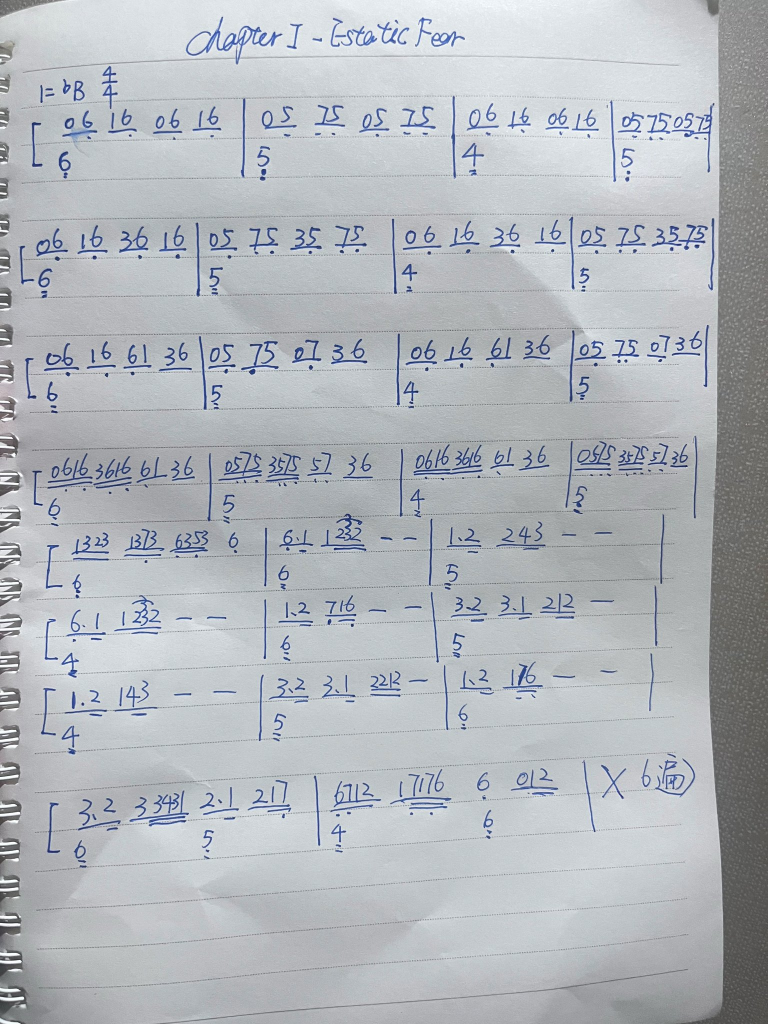
#> input picture jianpu/src/sbd1.jpg, 1536 x 2048 px (shown at 1/2 size)
$ python prep.py
#> lines starting #> are read from the running program, lines starting #| are printed output that depends on the picture; after the words box and inside, x2 and y2 are one past the last pixel; in counts of white or black regions, pixels touching at a corner belong together
#!/usr/bin/env python3
"""
Preprocess photos of handwritten jianpu (numbered notation).

Cleans up camera artifacts so a vision model can read the score:
  1. grayscale + illumination flattening (removes shadows / uneven lighting)
  2. denoise + contrast enhancement
  3. ink binarization
  4. skew estimation and deskew
  5. content crop
  6. row-structure analysis -> line bands for strip-wise transcription
"""
import sys, os, json
import numpy as np
from PIL import Image, ImageFilter, ImageOps, ImageDraw

Image.MAX_IMAGE_PIXELS = None


def to_gray(im):
    return im.convert("L")


def flatten_illumination(g, radius_frac=0.06):
    """Divide by a heavily blurred copy to remove lighting gradients."""
    r = max(8, int(min(g.size) * radius_frac))
    bg = g.filter(ImageFilter.GaussianBlur(r))
    a = np.asarray(g, dtype=np.float32)
    b = np.asarray(bg, dtype=np.float32) + 1e-3
    # normalise so paper (~bright) maps to white
    out = a / b
    hi = np.percentile(out, 99.0)
    out = np.clip(out / max(hi, 1e-6), 0, 1.4)
    return Image.fromarray((np.clip(out, 0, 1) * 255).astype(np.uint8))


def denoise_contrast(g):
    g = g.filter(ImageFilter.MedianFilter(3))
    g = ImageOps.autocontrast(g, cutoff=(1, 1))
    return g


def estimate_skew(gray, max_deg=6.0, step=0.25):
    """Estimate skew by maximising the variance of the horizontal ink profile."""
    a = 255.0 - np.asarray(gray, dtype=np.float32)  # ink = positive
    a = a - a.mean()
    h, w = a.shape
    # work on a downscaled copy for speed
    scale = 1.0
    if w > 1200:
        scale = 1200.0 / w
        im = Image.fromarray(np.uint8(np.clip(255 - a, 0, 255))).resize(
            (int(w * scale), int(h * scale)), Image.BILINEAR)
        a = 255.0 - np.asarray(im, dtype=np.float32)
        a = a - a.mean()
        h, w = a.shape

    best, best_deg = -1.0, 0.0
    deg = -max_deg
    while deg <= max_deg + 1e-9:
        im = Image.fromarray(np.uint8(np.clip(255 - a, 0, 255))).rotate(
            deg, resample=Image.BILINEAR, fillcolor=255, expand=False)
        p = 255.0 - np.asarray(im, dtype=np.float32)
        prof = p.sum(axis=1)
        v = float(np.var(prof))
        if v > best:
            best, best_deg = v, deg
        deg += step
    return best_deg


def binarize(gray, block=41, C=12):
    """Adaptive threshold (integral-image mean), returning 0=ink, 255=paper."""
    a = np.asarray(gray, dtype=np.float32)
    h, w = a.shape

    # integral image
    ii = np.zeros((h + 1, w + 1), dtype=np.float64)
    ii[1:, 1:] = np.cumsum(np.cumsum(a, axis=0), axis=1)

    r = block // 2
    ys = np.arange(h)
    xs = np.arange(w)
    y0 = np.clip(ys - r, 0, h)
    y1 = np.clip(ys + r + 1, 0, h)
    x0 = np.clip(xs - r, 0, w)
    x1 = np.clip(xs + r + 1, 0, w)

    S = (ii[np.ix_(y1, x1)] - ii[np.ix_(y0, x1)] -
         ii[np.ix_(y1, x0)] + ii[np.ix_(y0, x0)])
    n = (y1 - y0)[:, None] * (x1 - x0)[None, :]
    mean = S / np.maximum(n, 1)

    out = np.where(a < mean - C, 0, 255).astype(np.uint8)
    return Image.fromarray(out)


def content_bbox(binimg, pad=12):
    """Bounding box of the ink, ignoring tiny specks."""
    a = np.asarray(binimg)
    ink = a < 128
    rows = ink.sum(axis=1)
    cols = ink.sum(axis=0)
    thr_r = max(1, int(0.002 * a.shape[1]))
    thr_c = max(1, int(0.002 * a.shape[0]))
    ry = np.where(rows > thr_r)[0]
    rx = np.where(cols > thr_c)[0]
    if len(ry) == 0 or len(rx) == 0:
        return (0, 0, binimg.width, binimg.height)
    y0, y1 = int(ry[0]), int(ry[-1])
    x0, x1 = int(rx[0]), int(rx[-1])
    return (max(0, x0 - pad), max(0, y0 - pad),
            min(binimg.width, x1 + pad), min(binimg.height, y1 + pad))


def ink_rows(binimg):
    a = np.asarray(binimg)
    ink = (a < 128).sum(axis=1).astype(float)
    return ink


def find_bands(ink, min_gap, min_h):
    """Split a row-ink profile into contiguous text bands."""
    on = ink > max(1.0, 0.004 * ink.max() if ink.max() > 0 else 1.0)
    bands = []
    start = None
    gap = 0
    for i, v in enumerate(on):
        if v:
            if start is None:
                start = i
            gap = 0
        else:
            if start is not None:
                gap += 1
                if gap >= min_gap:
                    end = i - gap
                    if end - start >= min_h:
                        bands.append((start, end))
                    start = None
                    gap = 0
    if start is not None and (len(on) - start) >= min_h:
        bands.append((start, len(on) - 1))
    return bands


def process(src, outdir, tag):
    os.makedirs(outdir, exist_ok=True)
    im = Image.open(src)
    im = ImageOps.exif_transpose(im)
    g = to_gray(im)

    g = flatten_illumination(g)
    g = denoise_contrast(g)

    skew = estimate_skew(g)
    if abs(skew) > 0.1:
        g = g.rotate(skew, resample=Image.BICUBIC, fillcolor=255, expand=False)

    b = binarize(g)
    box = content_bbox(b, pad=16)
    g = g.crop(box)
    b = b.crop(box)

    # upscale for legibility
    target_w = 1800
    if g.width < target_w:
        s = target_w / g.width
        g = g.resize((int(g.width * s), int(g.height * s)), Image.LANCZOS)
        b = b.resize((int(b.width * s), int(b.height * s)), Image.NEAREST)

    clean = os.path.join(outdir, f"{tag}_clean.png")
    binary = os.path.join(outdir, f"{tag}_bin.png")
    g.save(clean)
    b.save(binary)

    ink = ink_rows(b)
    # a "line" of jianpu is ~ a few % of page height; merge sub-bands
    h = b.height
    min_h = max(6, int(0.010 * h))
    min_gap = max(6, int(0.013 * h))
    bands = find_bands(ink, min_gap=min_gap, min_h=min_h)

    meta = {
        "src": src, "tag": tag, "size": [g.width, g.height],
        "crop_box": list(box), "skew_deg": round(float(skew), 3),
        "bands": [[int(a), int(bb)] for a, bb in bands],
        "clean": clean, "bin": binary,
    }
    with open(os.path.join(outdir, f"{tag}_meta.json"), "w") as f:
        json.dump(meta, f, indent=2)

    print(f"[{tag}] size={g.width}x{g.height} skew={skew:+.2f}deg bands={len(bands)}")
    for i, (s, e) in enumerate(bands):
        print(f"   band {i:2d}: y {s:5d}..{e:5d}  h={e-s:4d}  ink={ink[s:e+1].sum():.0f}")
    return meta


if __name__ == "__main__":
    base = os.path.dirname(os.path.abspath(__file__))
    src = os.path.join(base, "src")
    work = os.path.join(base, "work")
    for name, tag in (("sbd1.jpg", "p1"), ("sbd2.jpg", "p2")):
        p = os.path.join(src, name)
        if os.path.exists(p):
            process(p, work, tag)
#> in process, im is the input picture: PIL image 1536x2048 RGB; mean R, G, B 178.3, 182.7, 188
#> in flatten_illumination, `out = a / b`:
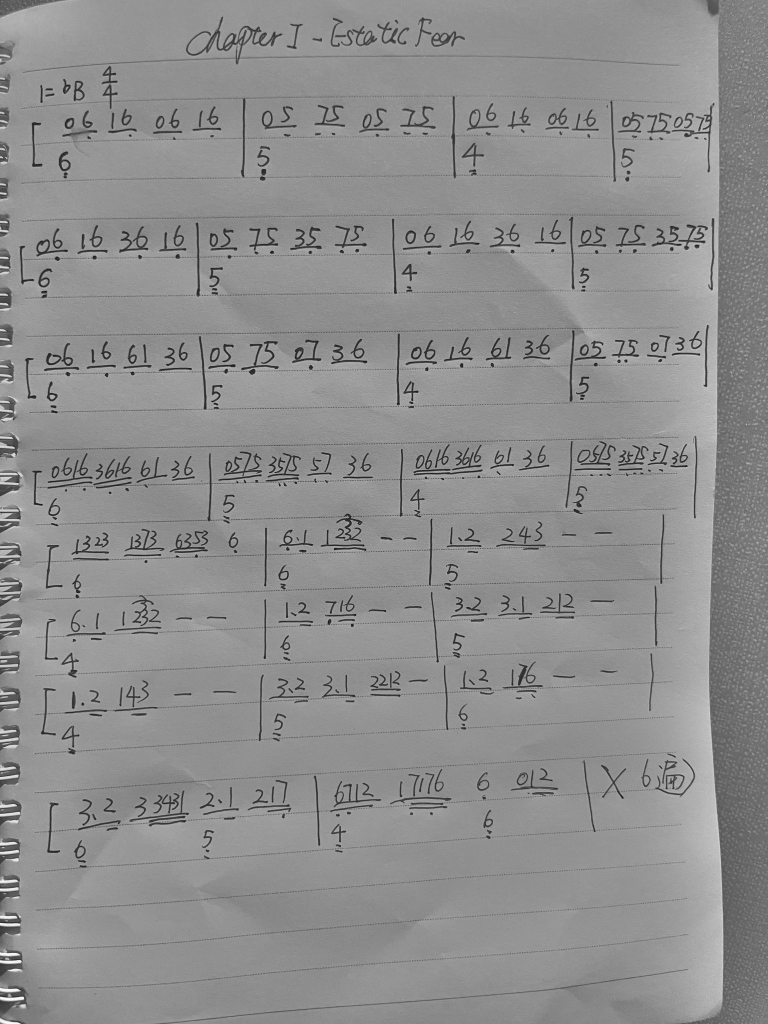
#> out: shape (2048, 1536) float32 (shown at 1/2 size); min 0.0176, max 1.78, mean 1; drawn with min black and max white
#> in flatten_illumination, `hi = np.percentile(out, 99.0)`: hi = 1.27
#> the loop in estimate_skew, `while deg <= max_deg + 1e-9:` made 49 passes
#> (v, best, best_deg) on passes 1 to 8: (34846536, 34846536, -6), (37443196, 37443196, -5.75), (39141372, 39141372, -5.5), (40890876, 40890876, -5.25), (43390880, 43390880, -5), (46345696, 46345696, -4.75), (49366760, 49366760, -4.5), (51840080, 51840080, -4.25)
#> pass 1, in estimate_skew, `p = 255.0 - np.asarray(im, dtype=np.float32)`:
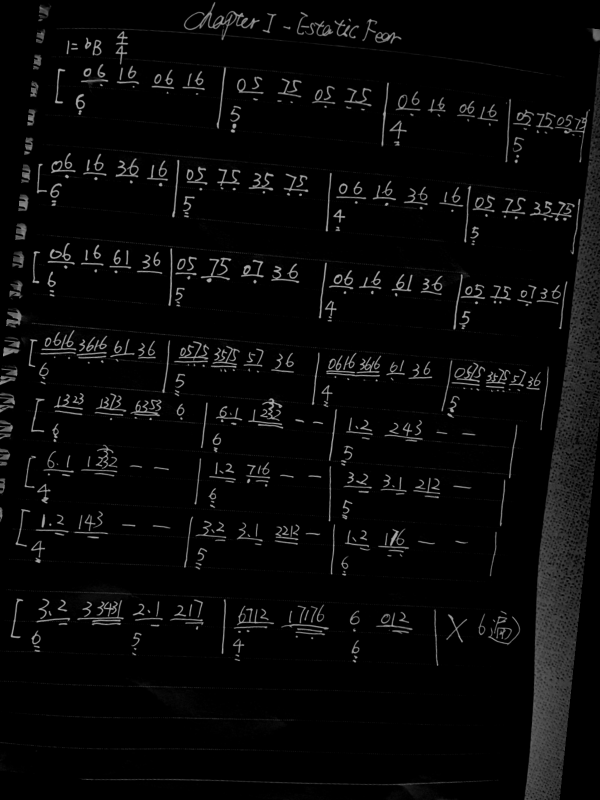
#> p: shape (1600, 1200) float32 (shown at 1/2 size); min 0, max 169, mean 8.4
#> after the loop in estimate_skew, `while deg <= max_deg + 1e-9:`: best = 79351840; best_deg = -1.25; deg = 6.25
#> in process, `skew = estimate_skew(g)`: skew = -1.25
#> in binarize, `mean = S / np.maximum(n, 1)`:
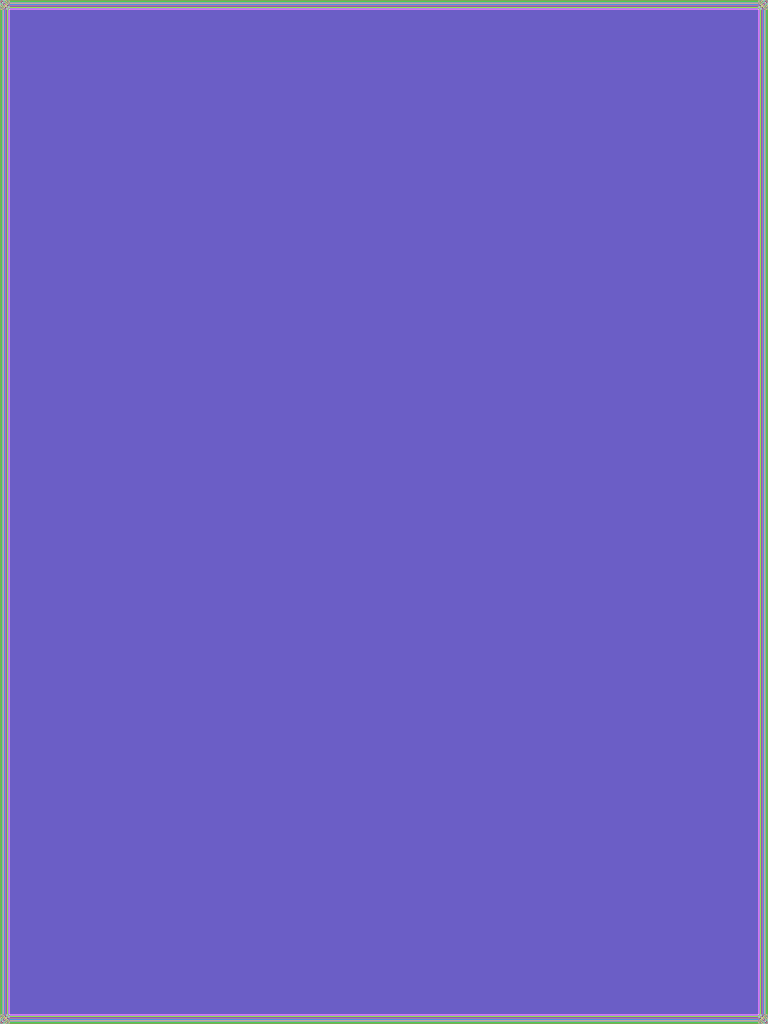
#> n: shape (2048, 1536) int64 (shown at 1/2 size); 219 distinct labels, from 441 to 1681; one colour per label, 0 black
#> in binarize, `out = np.where(a < mean - C, 0, 255).astype(np.uint8)`:
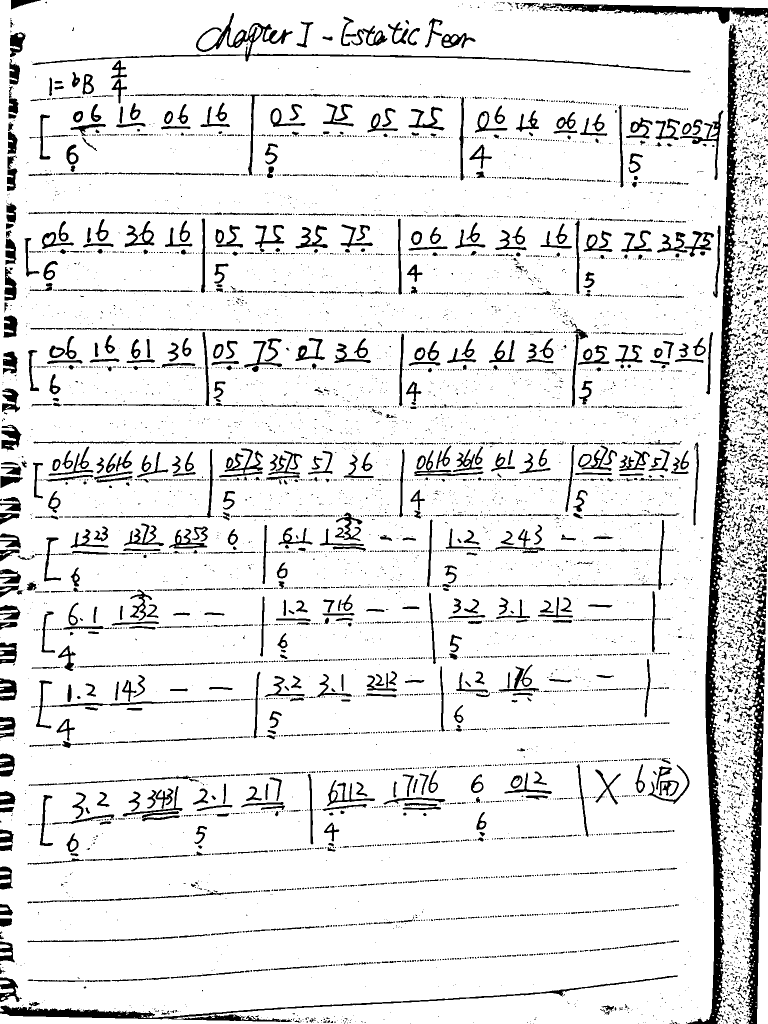
#> out: shape (2048, 1536) (shown at 1/2 size); 90% white; 7024 black regions (5586 under 20 px), largest, box (x1, y1, x2, y2) and area: (1373, 47, 1481, 2048) 33777, (1480, 1251, 1531, 2048) 12991, (0, 1951, 1356, 2044) 9198
#> in content_bbox, `ink = a < 128`:
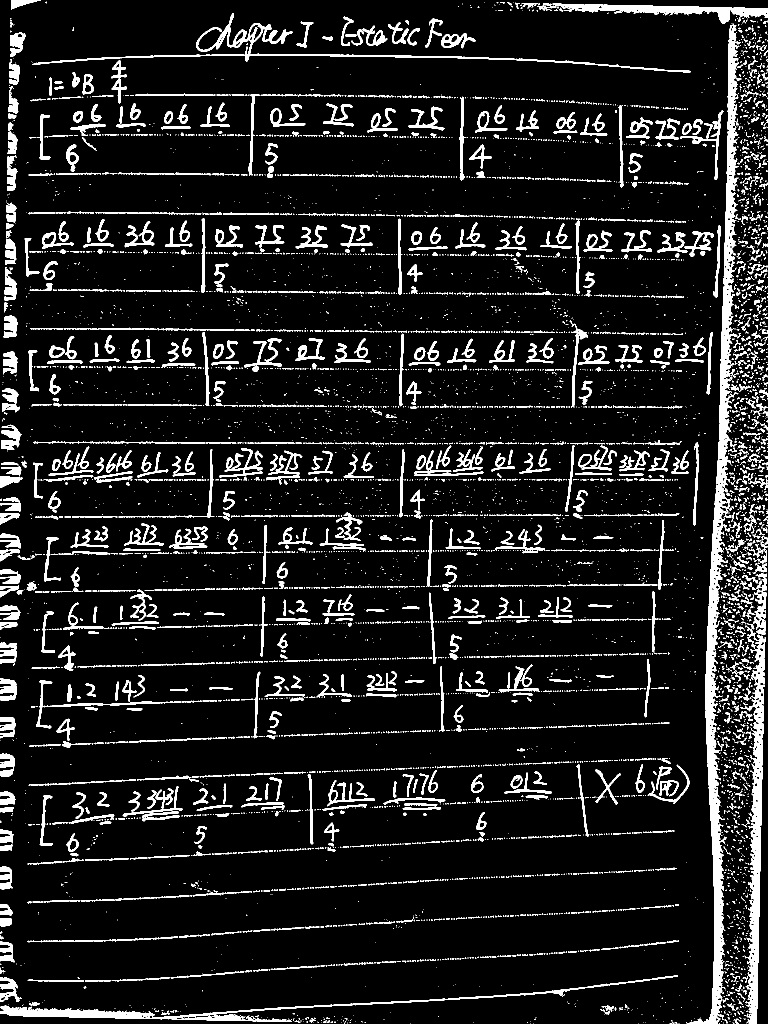
#> ink: shape (2048, 1536) bool (shown at 1/2 size); 10% white; 7024 white regions (5586 under 20 px), largest, box (x1, y1, x2, y2) and area: (1373, 47, 1481, 2048) 33777, (1480, 1251, 1531, 2048) 12991, (0, 1951, 1356, 2044) 9198
#> in content_bbox, `rows = ink.sum(axis=1)`: rows = 2048 values, max 981 at index 886, min 17 at index 383, mean 153.6
#> in content_bbox, `cols = ink.sum(axis=0)`: cols = 1536 values, max 982 at index 22, min 47 at index 1383, mean 204.8
#> in content_bbox, `ry = np.where(rows > thr_r)[0]`: ry = 2048 values from 0 to 2047
#> in content_bbox, `rx = np.where(cols > thr_c)[0]`: rx = 1536 values from 0 to 1535
#> in content_bbox, `y0, y1 = int(ry[0]), int(ry[-1])`: y0 = 0; y1 = 2047
#> in content_bbox, `x0, x1 = int(rx[0]), int(rx[-1])`: x0 = 0; x1 = 1535
#> in process, `box = content_bbox(b, pad=16)`: box = (0, 0, 1536, 2048)
#> in process, `b = b.resize((int(b.width * s), int(b.height * s)), Image.NEAREST)`:
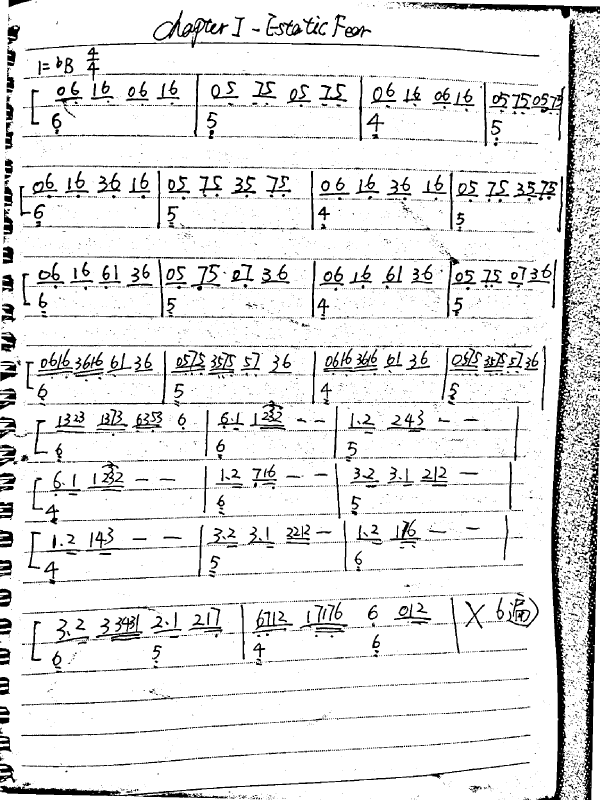
#> b: PIL image 1800x2400 L (shown at 1/3 size); 90% white; 7024 black regions (5247 under 20 px), largest, box (x1, y1, x2, y2) and area: (1609, 55, 1736, 2400) 46429, (1734, 1466, 1794, 2400) 17825, (0, 2286, 1589, 2395) 12642
#> in ink_rows, `ink = (a < 128).sum(axis=1).astype(float)`: ink = 2400 values, max 1146 at index 1038, min 19 at index 449, mean 179.6
#> the loop in find_bands, `for i, v in enumerate(on):` made 2400 passes
#> start on pass 1: 0
#> after the loop in find_bands, `for i, v in enumerate(on):`: bands = []; start = 0
#> in process, `bands = find_bands(ink, min_gap=min_gap, min_h=min_h)`: bands = [(0, 2399)]
#| [p1] size=1800x2400 skew=-1.25deg bands=1
#> the loop in process, `for i, (s, e) in enumerate(bands):` made 1 pass
#> (printed output is left out)
#> pass 2 of the loop `for name, tag in (("sbd1.jpg", "p1"), ("sbd2.jpg", "p2")):`:
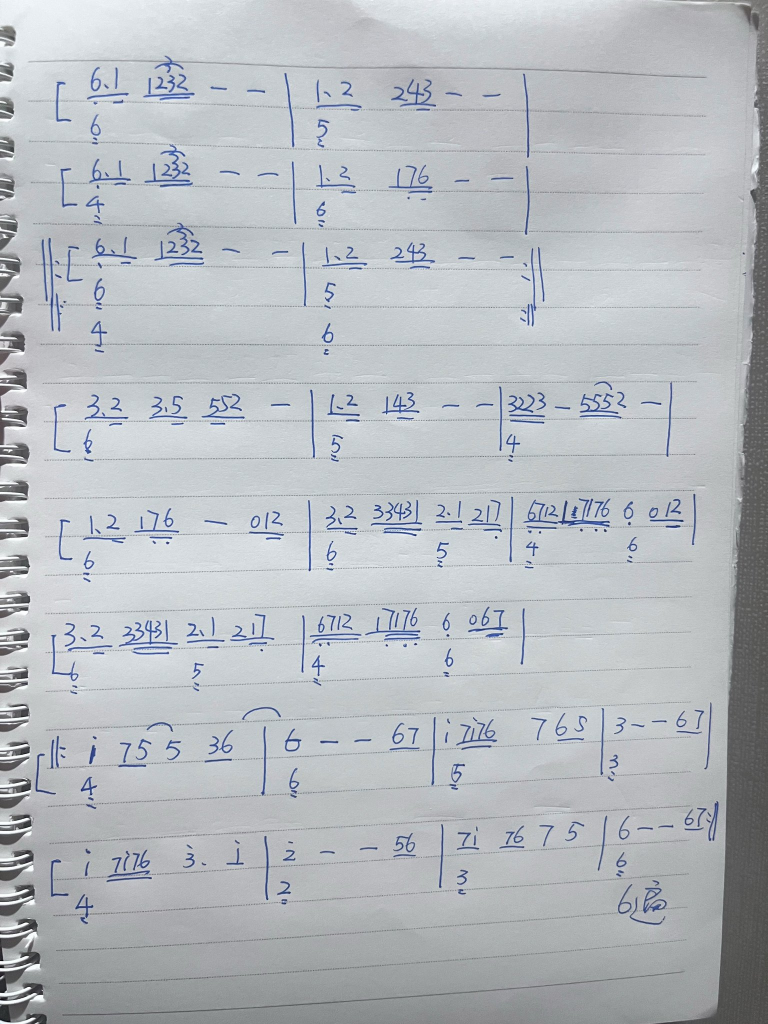
#> input picture jianpu/src/sbd2.jpg, 1536 x 2048 px (shown at 1/2 size)
#> in process, im is the input picture: PIL image 1536x2048 RGB; mean R, G, B 181.9, 186.2, 190.9
#> the loop in estimate_skew (call 2), `while deg <= max_deg + 1e-9:` made 49 passes
#> (v, best, best_deg) on passes 1 to 4: (24585950, 24585950, -6), (25615312, 25615312, -5.75), (26620646, 26620646, -5.5), (27802128, 27802128, -5.25)
#> pass 1, in estimate_skew (call 2), `im = Image.fromarray(np.uint8(np.clip(255 - a, 0, 255))).rotate( deg, ..`:
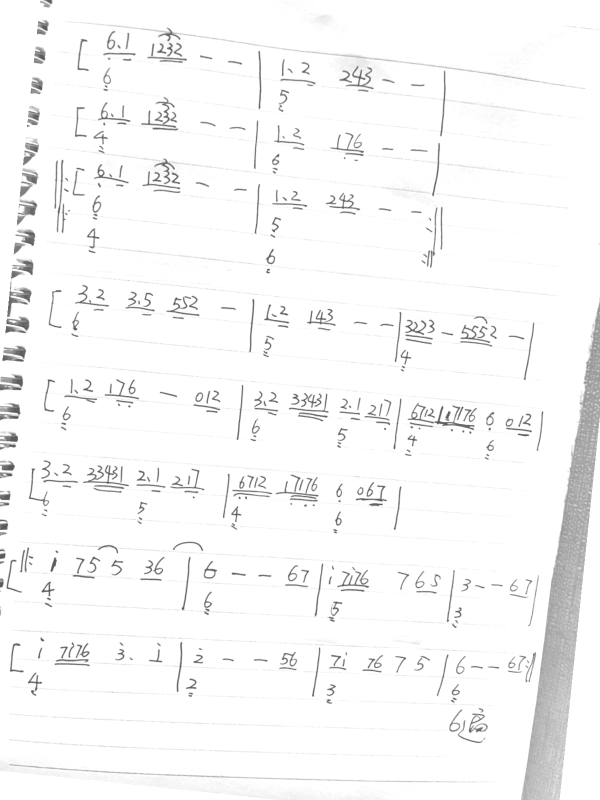
#> im: PIL image 1200x1600 L (shown at 1/2 size); min 91, max 255, mean 247.7
#> pass 2, in estimate_skew (call 2), `p = 255.0 - np.asarray(im, dtype=np.float32)`:
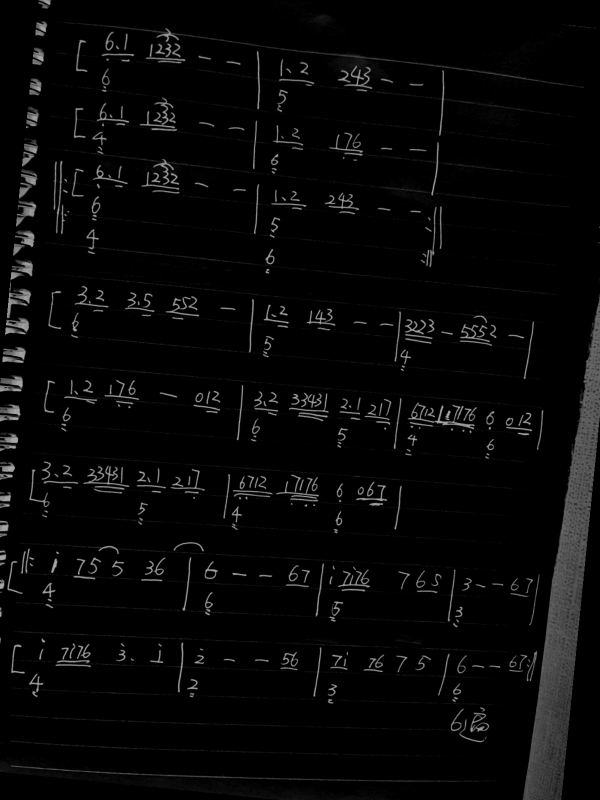
#> p: shape (1600, 1200) float32 (shown at 1/2 size); min 0, max 164, mean 7.3
#> after the loop in estimate_skew (call 2), `while deg <= max_deg + 1e-9:`: best = 42666472; best_deg = -2; deg = 6.25
#> skew = -2
#> in process (call 2), `ink = ink_rows(b)`: ink = 2400 values, max 763 at index 1502, min 0 at index 107, mean 162.6
#> the loop in find_bands (call 2), `for i, v in enumerate(on):` made 2400 passes
#| [p2] size=1800x2400 skew=-2.00deg bands=1
#> the loop in process (call 2), `for i, (s, e) in enumerate(bands):` made 1 pass
#> (printed output is left out)
